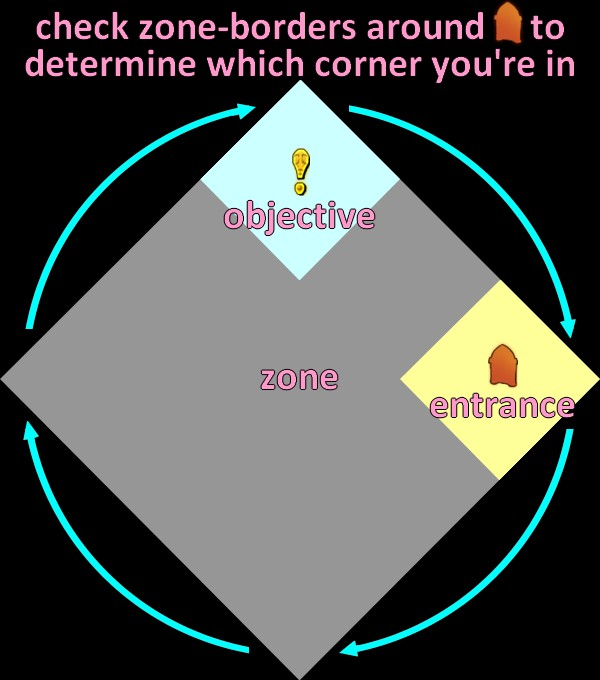
#> input picture nexboard/daemon/deckbar_daemon/poe/leveling/data/hints/adjacent_corners1.jpg, 600 x 680 px
$ python -i gen_assets.py   (imports and definitions only)
#> lines starting #> are read from the running program, lines starting #| are printed output that depends on the picture
#!/usr/bin/env python3
"""Erzeugt alle generierten Assets für NexBoard.

    uv run --with pillow --with pydantic tools/gen_assets.py            # alles
    uv run --with pillow --with pydantic tools/gen_assets.py --bg foto.jpg   # eigenes Hintergrundbild

Ausgaben (alle eingecheckt, damit Firmware/Simulator ohne Node bauen):
  shared-ui/fonts/*.c            LVGL-Schriften (lv_font_conv, via npx)
  shared-ui/src/icons_table.c    Icon-Name -> UTF-8-Glyph
  shared-ui/assets/bg_default.c  vorgeblurrter Hintergrund, RGB565 mit Dithering
  shared-ui/assets/guide_icons.c Symbole des Leveling-Guides (nexproto GUIDE_ICONS), RGB565A8
  daemon/deckbar_daemon/web/icons.json + mdi.woff   für die Web-UI (Kachel-Icons)
  daemon/deckbar_daemon/web/ui-icons.json            Icons der Web-UI selbst (tools/ui-icons.txt)
  docs/icons.md
"""
from __future__ import annotations

import argparse
import io
import json
import random
import re
import shutil
import subprocess
import sys
import tarfile
import urllib.request
import zipfile
from pathlib import Path

ROOT = Path(__file__).resolve().parent.parent
CACHE = ROOT / "tools" / ".cache"
MDI_VERSION = "7.4.47"
INTER_URL = "https://github.com/rsms/inter/releases/download/v4.1/Inter-4.1.zip"
LV_FONT_CONV = "lv_font_conv@1.5.3"

W, H = 640, 172
GUIDE_ICON_DIR = ROOT / "daemon" / "deckbar_daemon" / "poe" / "leveling" / "data" / "icons"
sys.path.insert(0, str(ROOT.parent / "proto"))
from nexproto.device import GUIDE_ICON_HEIGHT, GUIDE_ICONS

# Latin-1 + Latin Extended-A + typografische Zeichen (– — ‘ ’ ‚ “ ” „ • … €)
TEXT_RANGES = "0x20-0x7E,0xA0-0x17F,0x2013-0x2014,0x2018-0x201E,0x2022,0x2026,0x20AC"

TEXT_FONTS = [
    # (C-Name, Datei, Größe)
    ("db_font_label", "Inter-Medium.ttf", 14),
    ("db_font_small", "Inter-Medium.ttf", 12),
    ("db_font_title", "Inter-SemiBold.ttf", 17),
    ("db_font_value", "Inter-SemiBold.ttf", 22),
]
ICON_FONTS = [("db_icons_20", 20), ("db_icons_28", 28), ("db_icons_40", 40)]


# [20 lines left out: functions fetch_mdi, fetch_inter, not called in this run]


def read_names(path: Path) -> list[str]:
    return [n for line in path.read_text().splitlines() if not line.lstrip().startswith("#") for n in line.split()]


# [20 lines left out: functions gen_ui_icons, read_icon_names, not called in this run]


def mdi_codepoints(pkg: Path) -> dict[str, int]:
    css = (pkg / "css" / "materialdesignicons.css").read_text()
    return {m[1]: int(m[2], 16) for m in re.finditer(r'\.mdi-([a-z0-9-]+)::before\s*\{\s*content:\s*"\\([0-9A-Fa-f]+)"', css)}


# [93 lines left out: functions lv_font_conv, gen_fonts, gen_icon_table, gen_web_icons, gen_docs, default_background, not called in this run]


def load_background(path: Path):
    from PIL import Image, ImageFilter, ImageOps

    img = Image.open(path).convert("RGB")
#> img is the input picture: PIL image 600x680 RGB; mean R, G, B 80.4, 84.1, 81
    img = ImageOps.fit(img, (W, H), Image.LANCZOS)
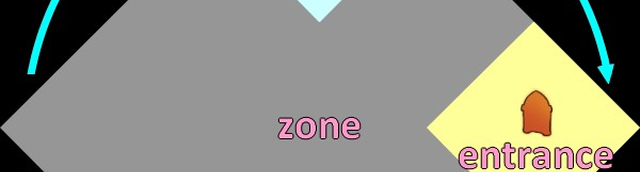
#> img: PIL image 640x172 RGB; mean R, G, B 141.5, 141.3, 127.6
    img = img.filter(ImageFilter.GaussianBlur(18))
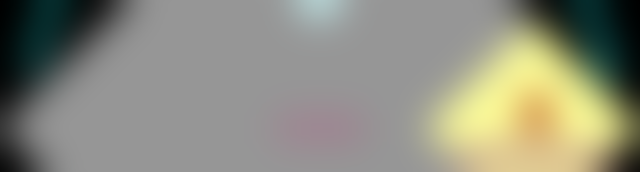
#> img: PIL image 640x172 RGB; mean R, G, B 141, 141.1, 127.1
    return Image.blend(img, Image.new("RGB", img.size, (8, 10, 22)), 0.4)
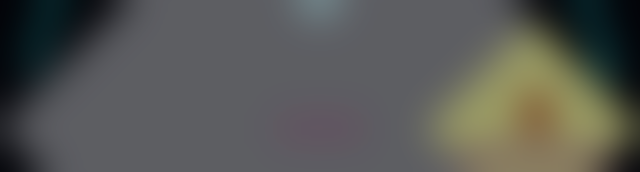
#> returned value: PIL image 640x172 RGB; mean R, G, B 87.4, 88.4, 84.5


BAYER4 = [[0, 8, 2, 10], [12, 4, 14, 6], [3, 11, 1, 9], [15, 7, 13, 5]]


def c_bytes(data: bytes) -> str:
    return ",\n".join("    " + ", ".join(f"0x{b:02X}" for b in data[i : i + 24]) for i in range(0, len(data), 24))


# [104 lines left out: functions to_rgb565_dithered, gen_background, gen_guide_icons, main, not called in this run]


# [2 lines not run here, left out]

>>> result = load_background('../daemon/deckbar_daemon/poe/leveling/data/hints/adjacent_corners1.jpg')

$ run again, on nexboard/daemon/deckbar_daemon/poe/leveling/data/hints/bend_on_the_right.jpg
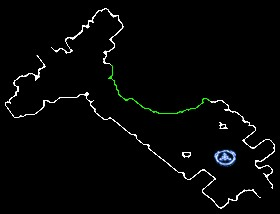
#> input picture nexboard/daemon/deckbar_daemon/poe/leveling/data/hints/bend_on_the_right.jpg, 280 x 214 px
#> in load_background, img is the input picture: PIL image 280x214 RGB; mean R, G, B 6.1, 6.7, 6.5
#> in load_background, `img = ImageOps.fit(img, (W, H), Image.LANCZOS)`:
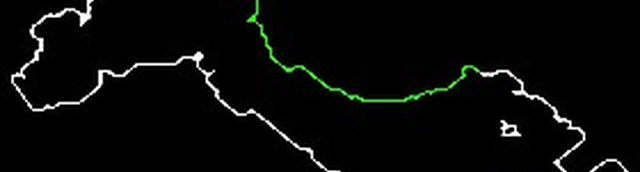
#> img: PIL image 640x172 RGB; mean R, G, B 7.8, 9, 7.8
#> in load_background, `img = img.filter(ImageFilter.GaussianBlur(18))`:
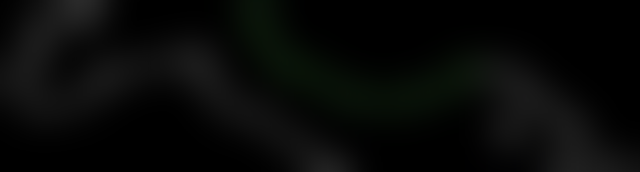
#> img: PIL image 640x172 RGB; mean R, G, B 7.8, 8.9, 7.8
